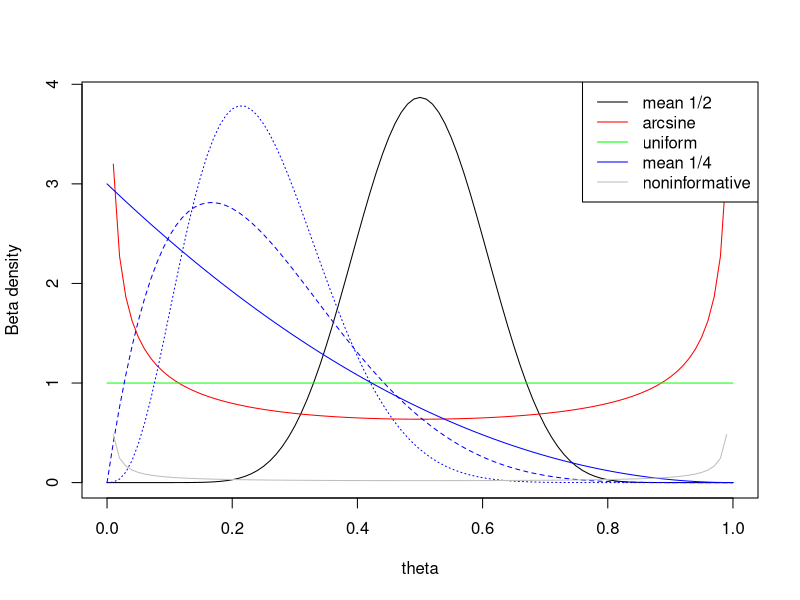
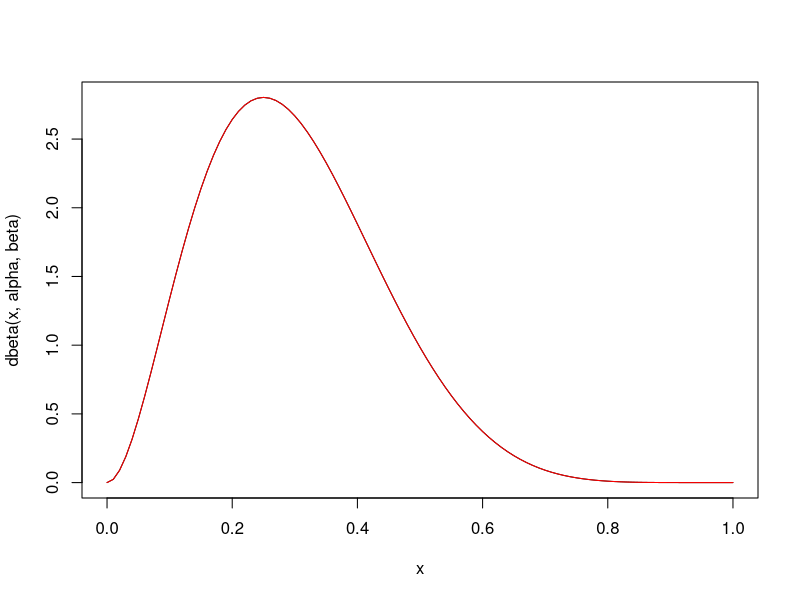
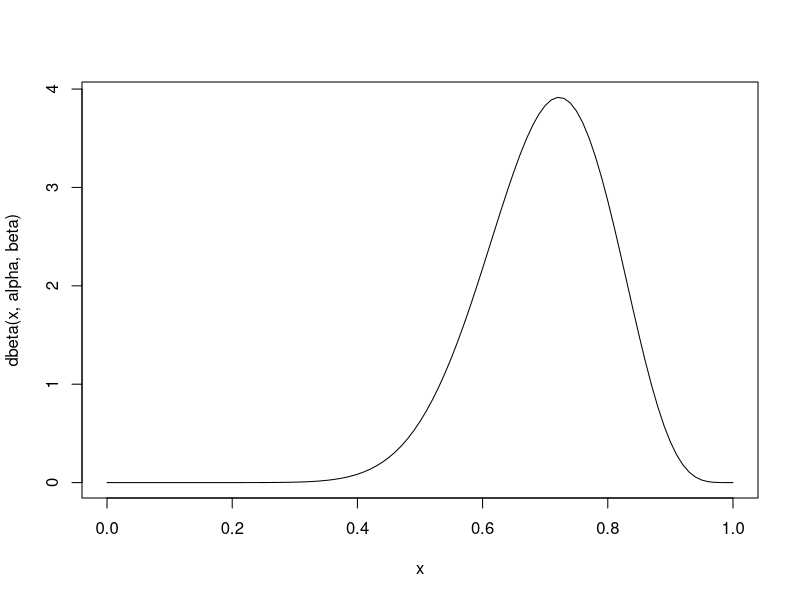
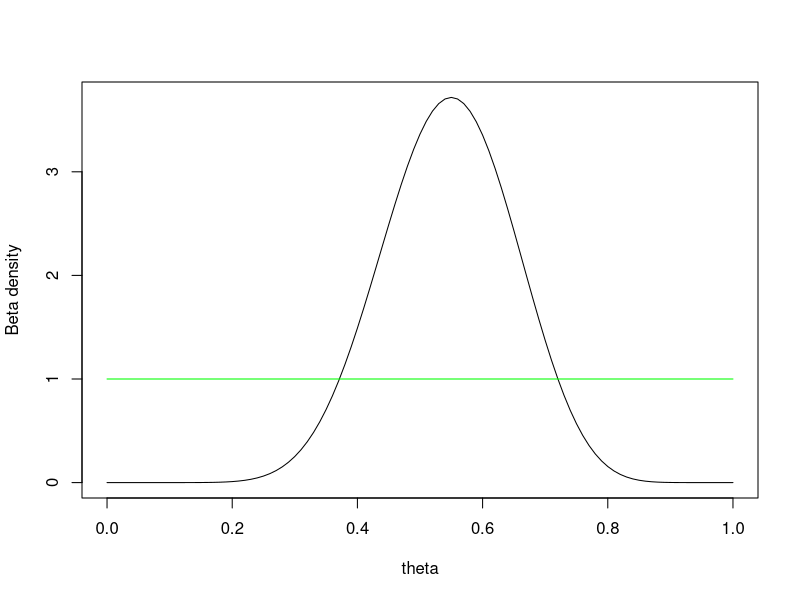
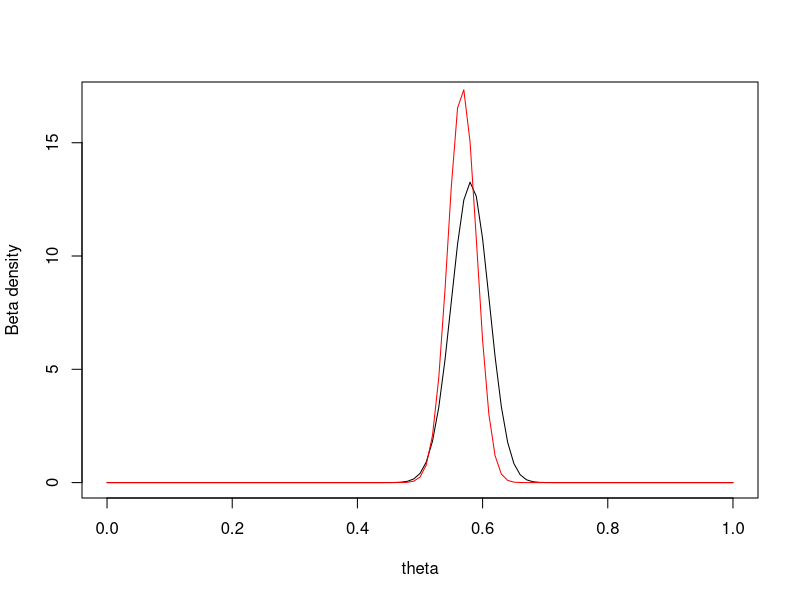

These figures' R source, in order:
#Math E-156 Script 10B-BayesBeta.R

#Topic 1 - looking at some beta distributions
#Beta distributions fit together nicely with binomial distributions
#With two parameters, we can get a wide variety of behaviors on [0,1].
curve(dbeta(theta, 12, 12), from = 0, to = 1, xname = "theta", ylab = "Beta density")
curve(dbeta(x, .5, .5), col = "red", add = TRUE) #called the arcsine density function
curve(dbeta(x, 1, 1), col = "green", add = TRUE) #uniform
curve(dbeta(x, 1, 3), col = "blue", add = TRUE) #mean is 1/4, variance is large
curve(dbeta(x, 2, 6), col = "blue", lty = 2, add = TRUE) #mean is 1/4
curve(dbeta(x, 4, 12), col = "blue", lty = 3, add = TRUE) #mean is 1/4, but variance is smaller
curve(dbeta(x, 0.01, 0.01), col = "gray", add = TRUE) #true or false
legend("topright", legend = c("mean 1/2", "arcsine", "uniform", "mean 1/4", "noninformative"), lty = 1, col = c("black", "red", "green", "blue", "gray"))

#Topic 2 - mean and variance of a beta distribution
alpha <- 3; beta <- 7; #change these numbers if you like
curve(dbeta(x, alpha, beta))  #the built in density function

#Use the formula from page 290 of the textbook
mybeta <- function(x) gamma(alpha+beta)*x^(alpha-1)*(1-x)^(beta-1)/(gamma(alpha)*gamma(beta))
curve(mybeta(x), col = "red", add = TRUE) #looks the same

#Check properties of the beta distribution
integrate(function(x) dbeta(x, alpha, beta), 0, 1)  #normalized to 1
#The expectation is alpha/(alpha+beta)
integrate(function(x) x*dbeta(x, alpha, beta), 0, 1); mu <-alpha/(alpha+beta); mu 
#The variance is alpha*beta/(alpha+beta)^2*(alpha+beta+1)
integrate(function(x) (x-mu)^2*dbeta(x, alpha, beta), 0, 1)
alpha*beta/((alpha+beta)^2*(alpha+beta+1))  #the formula is correct!
(mu^2-mu^3)/(alpha+mu)    #another formula for the variance

#Given a desired expectation E and variance V, we can create a beta distribution
E <- 0.7; V <- 0.01 #targets
alpha <- (E^2 - E^3)/V - E
beta <- alpha/E - alpha
mu <-alpha/(alpha+beta); mu   #the mean is correct
alpha*beta/((alpha+beta)^2*(alpha+beta+1)) #so is the variance
curve(dbeta(x, alpha, beta))  #a Bayesian prior with the given mean and variance


#Topic 3 - using a continuous Bayesian prior to estimate a proportion
#Example 10.3 with less data -- 11 of 20 students report that they watch the Daily Show
#Just add these "Yes" and "No" responses to the beta parameters

#Case 1: assume a uniform prior: alpha = beta = 1, and add in 11Y, 9N.
curve(dbeta(theta, 12, 10), from = 0, to = 1, xname = "theta", ylab = "Beta density")
curve(dbeta(x, 1, 1), col = "green", add = TRUE) #the uniform prior

#Now theta is a random variable and we can find a 95% "credible interval" for it
qbeta(c(.025, .975), 12, 10)

#The calculation on page 314 of the textbook
#Suppose that a national poll suggests that 58% watch the show, with standard deviation .03
#We know how to make a beta distribution with a mean of 0.58, variance 0.0009
E <- 0.58; V <- 0.0009 #targets
alpha <- (E^2 - E^3)/V - E
beta <- alpha/E - alpha; alpha; beta #values agree with page 314
curve(dbeta(theta, alpha, beta), from = 0, to = 1, ylim = c(0,17), xname = "theta", ylab = "Beta density")
#The national poll might have received 156 "yes", 113 "no" responses

#Use the book's data: on our campus, 110 of 200 watch the show
curve(dbeta(theta, alpha+110, beta+90), xname = "theta", col = "red", add = TRUE) 
#This posterior distribution combines national and local data

#Get a 95% "credible interval"
qbeta(c(.025, .975), alpha+110, beta+90)

#If we round alpha and beta to the nearest integer we can get the same answer from a binomial distribution.
n <-  round(alpha+beta+200)
qbinom(c(.025,.975),n,(alpha+110)/(alpha+beta+200) )/n
